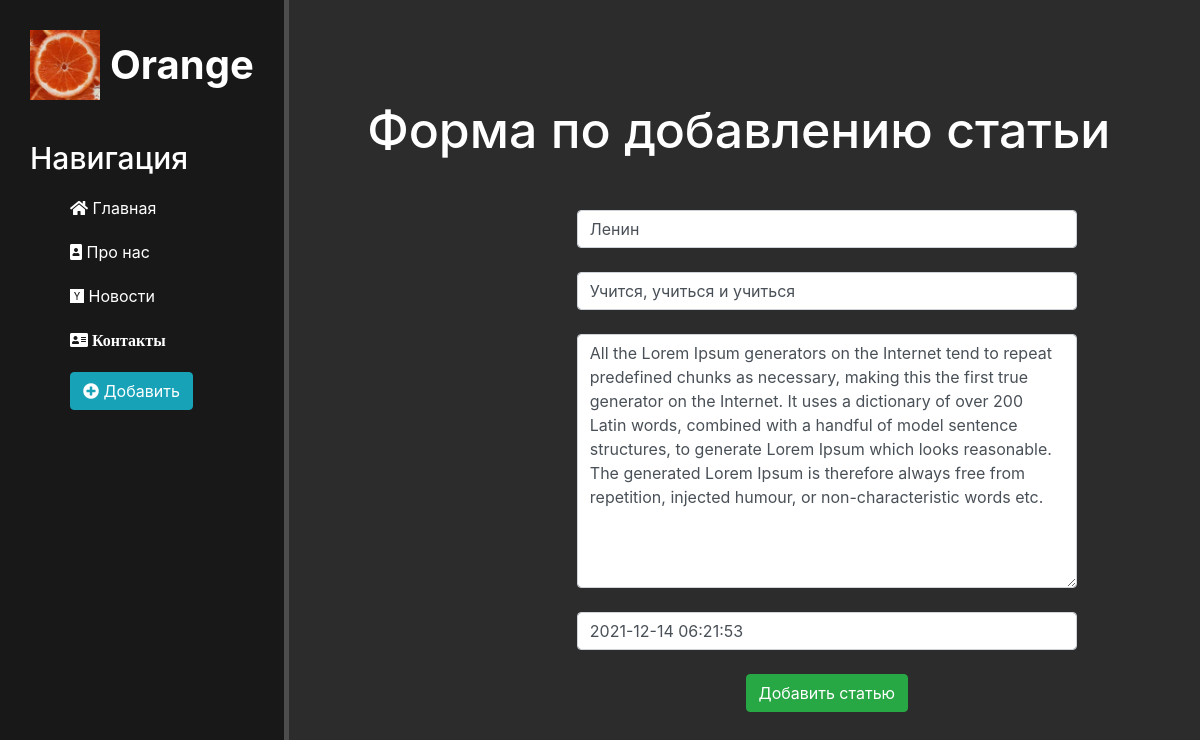
Screenshot of /news/3/update with the database file from the repository.
### news/models.py (models this page shows, shortened)
class Articles(models.Model):
    title = models.CharField('Название', max_length=50)
    anons = models.CharField('Анонс', max_length=150)
    full_text = models.TextField('Статья')
    date = models.DateTimeField('Дата публикации')
    class Meta:
        verbose_name = 'Новость'
        verbose_name_plural = 'Новости'

### news/views.py (the view)
# urls.py: path('<int:pk>/update', views.NewsUpdateView.as_view(), name='news-update'),
class NewsUpdateView(UpdateView):
    model = Articles
    template_name = 'news/create.html'
    form_class = ActiclesForm  # работаем с классом ActiclesForm

### news/forms.py
class ActiclesForm(ModelForm):
    class Meta:
        model = Articles
        fields = ['title', 'anons', 'full_text', 'date']
        widgets = {
            'title': TextInput(attrs={
                'class': 'form-control',
                'placeholder': 'Название статьи'
            }),
            'anons': TextInput(attrs={
                'class': 'form-control',
                'placeholder': 'Анонс статьи'
            }),
            'date': TextInput(attrs={
                'class': 'form-control',
                'placeholder': 'Дата публикации'
            }),
            'full_text': Textarea(attrs={
                'class': 'form-control',
                'placeholder': 'Текст статьи'
            }),
        }

### news/templates/news/create.html (shortened to what this page needs)
{% extends 'main/layout.html' %}
{% block content %}
<div class="features">
    <h1>Форма по добавлению статьи</h1>
    <form method="post">
        {{ form.title }}<br>
        {{ form.anons }}<br>
        {{ form.full_text }}<br>
        {{ form.date }}<br>
        <button class="btn btn-success" type="submit">Добавить статью</button>
    </form>
</div>
{% endblock %}

### main/static/main/css/main.css (style rules this page uses)
body { background: #2c2c2c; }
main .features { float: left; color: #fff; margin-top: 100px; text-align: center; width: 75%; }
main .features h1 { font-size: 50px; }
form { margin-left: 32%; width: 500px; margin-top: 50px; }

### rows the page displays
Articles: title "Ленин", anons "Учится, учиться и учиться", full_text "All the Lorem Ipsum generators on the Internet tend to repeat predefined chunks as necessary, making this the first true generator on the Internet. It uses a dictionary of over 200 Latin words, combined with a handful of model sentence structures, to generate Lorem Ipsum which looks reasonable. The generated Lorem Ipsum is therefore always free from repetition, injected humour, or non-characteristic words etc.", date "2021-12-14 06:21:53"
